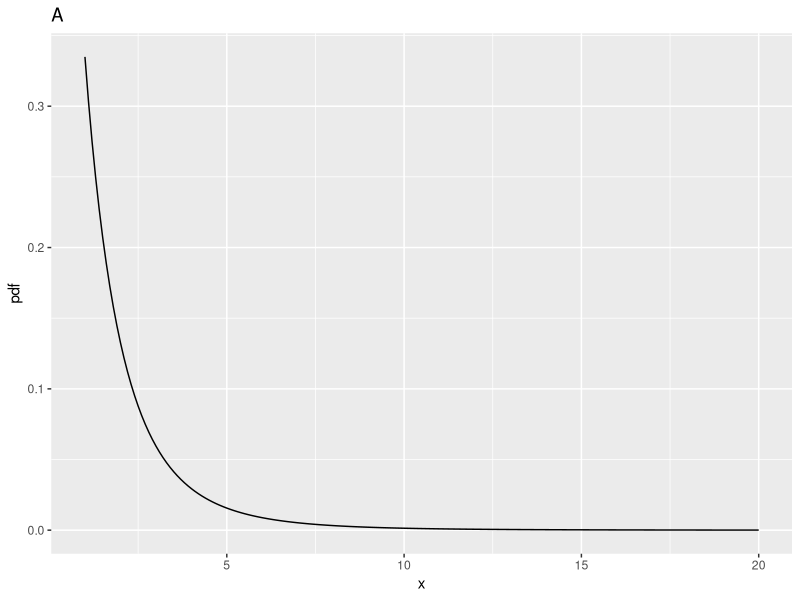
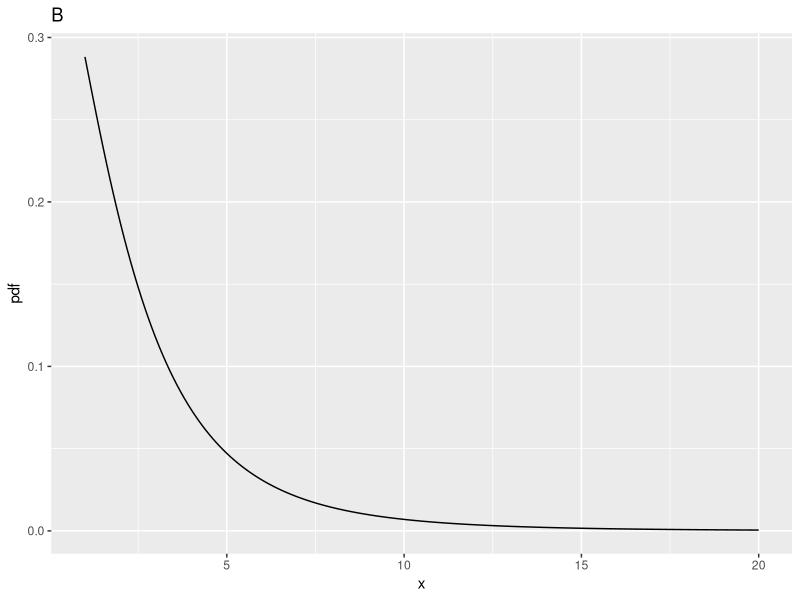
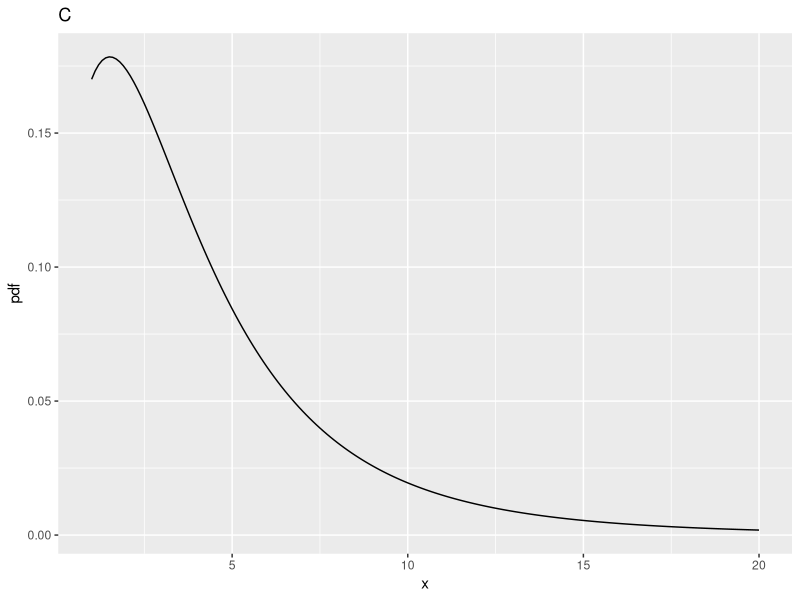
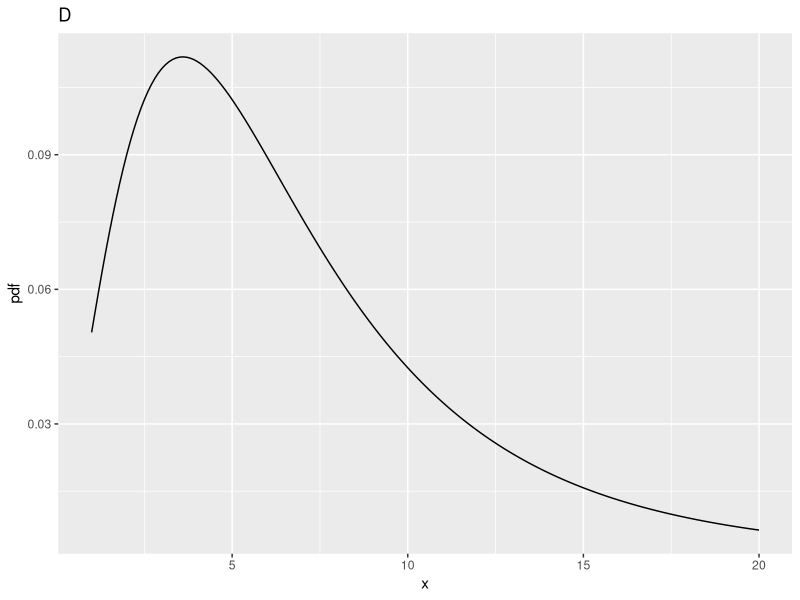
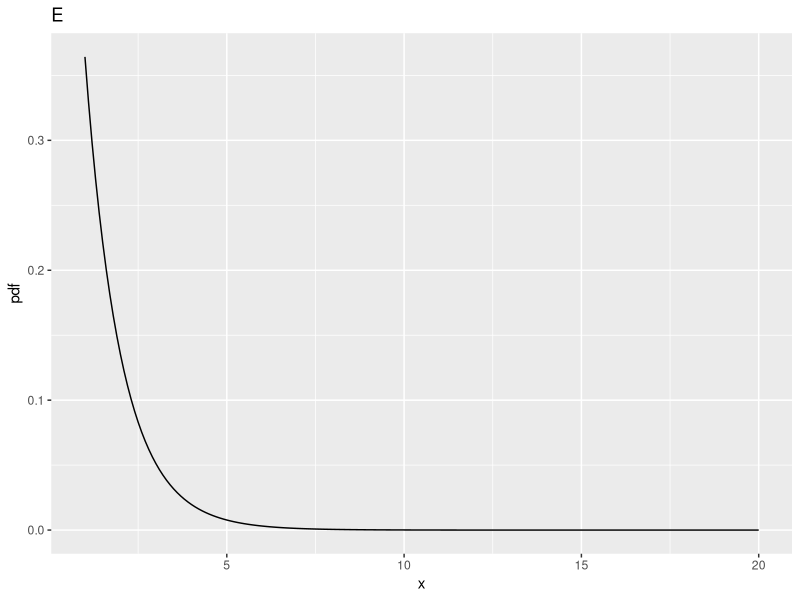
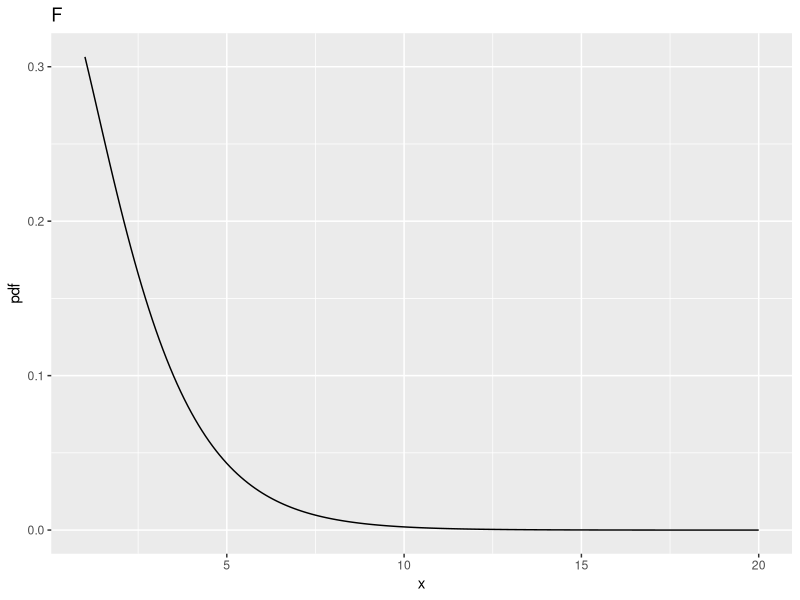
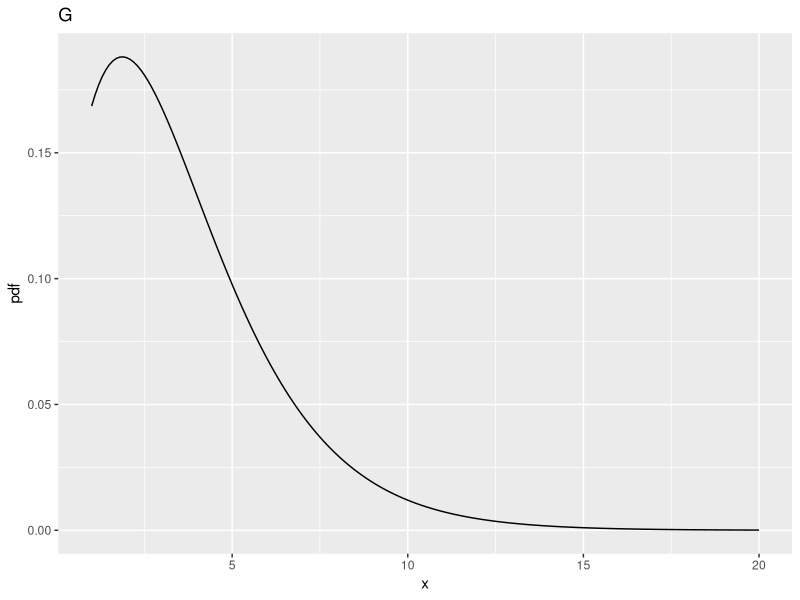
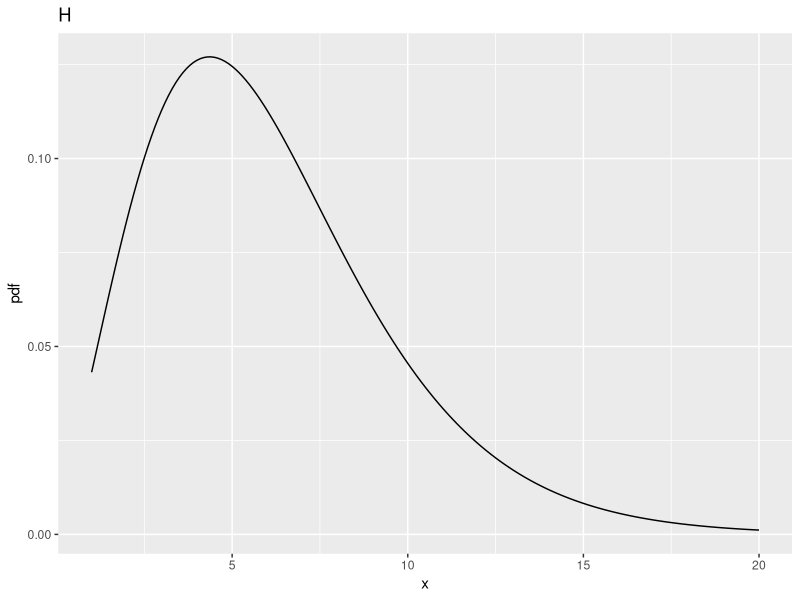

Here is the R script that generated these plots, in order:
## ----setup, include = FALSE----------------------------------------------
knitr::opts_chunk$set(
  collapse = TRUE,
  comment = "#>"
)
library(ggplot2)

## ---- fig.align = "center"-----------------------------------------------
ndf <- 2;ddf <- 10;ncp <- c(0,2,5,10)
fCrit1 <- qf(0.95, ndf,ddf)
cat("critical value of x for rejecting NH is ", fCrit1,"\n")
x <- seq(1, 20, 0.1)
myLabel <- c("A", "B", "C", "D")
myLabelIndx <- 1
for (i in 1:length(ncp))
{
  y <- df(x,ndf,ddf,ncp=ncp[i])
  cat("ndf = ", ndf, ", ddf = ", ddf, ", ncp = ", ncp[i], ", prob > fCrit1 = ", 
      1-pf(fCrit1, ndf, ddf, ncp = ncp[i]), "\n")
  curveData <- data.frame(x = x, pdf = y)
  curvePlot <- ggplot(data = curveData, mapping = aes(x = x, y = pdf)) + 
    geom_line() +
    ggtitle(myLabel[myLabelIndx]);myLabelIndx <- myLabelIndx + 1
  print(curvePlot)
}

## ---- fig.align = "center"-----------------------------------------------
ndf <- 2;ddf <- 100
fCrit2 <- qf(0.95, ndf,ddf)
cat("critical value of x for rejecting NH is ", fCrit2,"\n")
x <- seq(1, 20, 0.1)
myLabel <- c("E", "F", "G", "H")
myLabelIndx <- 1
for (i in 1:length(ncp))
{
  y <- df(x,ndf,ddf,ncp=ncp[i])
  cat("ndf = ", ndf, ", ddf = ", ddf, ", ncp = ", ncp[i], ", prob > fCrit2 = ", 
      1-pf(fCrit2, ndf, ddf, ncp = ncp[i]), "\n")
  curveData <- data.frame(x = x, pdf = y)
  curvePlot <- ggplot(data = curveData, mapping = aes(x = x, y = pdf)) + 
    geom_line() +
    ggtitle(myLabel[myLabelIndx]);myLabelIndx <- myLabelIndx + 1
  print(curvePlot)
}

## ---- fig.align = "center"-----------------------------------------------
ndf <- 1;ddf <- 100
fCrit3 <- qf(0.95, ndf,ddf)
cat("critical value of x for rejecting NH is ", fCrit3,"\n")
x <- seq(1, 20, 0.1)
myLabel <- c("I", "J", "K", "L")
myLabelIndx <- 1
for (i in 1:length(ncp))
{
  y <- df(x,ndf,ddf,ncp=ncp[i])
  cat("ndf = ", ndf, ", ddf = ", ddf, ", ncp = ", ncp[i], ", prob > fCrit3 = ", 
      1-pf(fCrit3, ndf, ddf, ncp = ncp[i]), "\n")
  curveData <- data.frame(x = x, pdf = y)
  curvePlot <- ggplot(data = curveData, mapping = aes(x = x, y = pdf)) + 
    geom_line() +
    ggtitle(myLabel[myLabelIndx]);myLabelIndx <- myLabelIndx + 1
  print(curvePlot)
}

